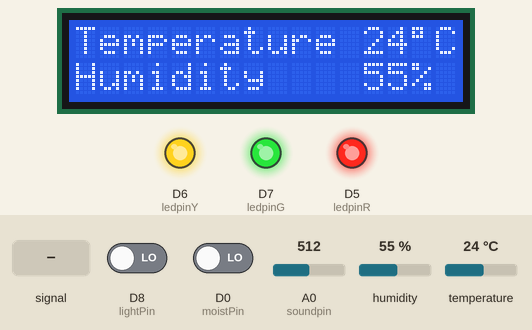
Recording of a sketch running on a simulated ESP8266 (NodeMCU). On the bench: 16×2 character LCD, output pins drawn as LEDs (lit = HIGH). The inputs (shaded band) are chosen by the test bench; at power-on: temperature 24 °C, humidity 55 %, D8 (lightPin) LOW, D0 (moistPin) LOW, A0 (soundpin) = 512. WiFi joins after 1.5 s; servers stay silent unless stated; what the sketch prints to the serial monitor is not drawn.

Above: at 7.4 s.
7.5 s: temperature set to 0 °C
At 9.8 s:
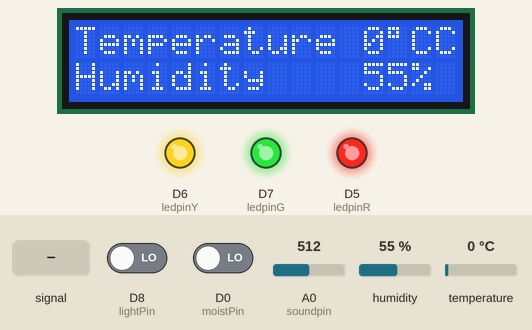
10.1 s: A0 (soundpin) fed a 200 Hz sine of ±460 counts around its level
At 13.8 s:
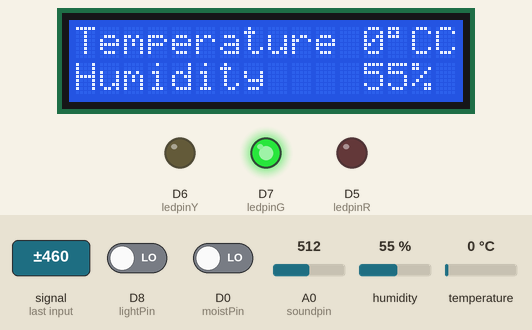
15.4 s: temperature set to 12 °C
At 18.6 s:
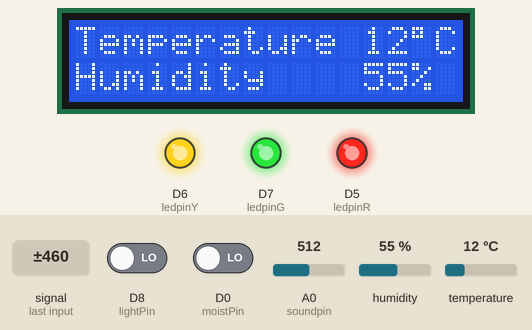
21.6 s: humidity set to 22 %
At 24.3 s:
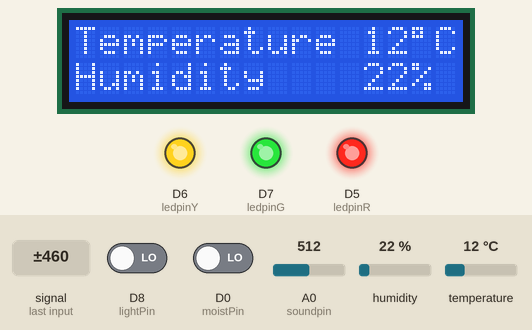
25.1 s: D8 (lightPin) driven HIGH
Timing chart, 0 to 36.4 s (numbered marks = the images above; inputs shaded):
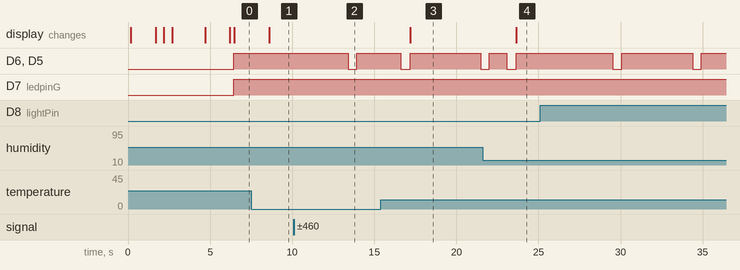

Measured:
- after the input at 7.5 s, the display: changes after 1.1 s (image 1)
- after the input at 10.1 s, D6 (ledpinY), D5 (ledpinR): HIGH → LOW after 3.3 s, → HIGH 0.53 s later
- after the input at 15.4 s, the display: changes after 1.8 s (image 3)
- after the input at 21.6 s, the display: changes after 2.1 s (image 4)

The sketch:

temp_hum_noise_LDR_LCD.ino
```cpp
/* IOT for Optimal Sleeping environment
 *  The purpose of this project is to create a device/program which measures
 *  the room environment and gives feedback based on the observations. Experts
 *  recommend a specific environment in a room for a individual to get
 *  opti- mal sleep, and this program will be able to give feedback to the user.
 *  This program will measure the room temperature, humidity, brightness and
 *  noise and will make a RGB light up in either green, yellow or red based on
 *  the sleeping environment. The project will use an ESP to upload the
 *  observations to ThingSpeak.
 *
 */


#include <DHT.h>                                 // Library defination
#include <ESP8266WiFi.h>
#include <WiFiClient.h>
#include <ThingSpeak.h>
#include <Wire.h>
#include <LiquidCrystal_I2C.h>

#define DHTPIN 0                                 // Connect DHT sensor to D3 in ESP module
#define DHTTYPE DHT11                            // Select type of DHT module

DHT dht(DHTPIN, DHTTYPE);
const char* ssid = "Tenda_F46078";               // Enter your WiFi SSID
const char* password = "12345678";               // Enter your WiFi Password
WiFiClient client;
unsigned long myChannelNumber = 1629388;         // Thingspeak details
const char * myWriteAPIKey = "NTII9WTNFZH9ZB7S";
const char* server = "api.thingspeak.com";
uint8_t temperature, humidity;

int ledpinG=D7;                                  // Define PIN
int ledpinY=D6;
int ledpinR=D5;
int soundpin=A0;
int soundpinDigital=2;
int lightPin=D8;
int moistPin=D0;
LiquidCrystal_I2C lcd = LiquidCrystal_I2C(0x27, 16, 2);

void setup()
{
  Serial.begin(115200);                          // Serial Monitor initilized with bud rate 115200
  dht.begin();
  lcd.begin(16,2);
  lcd.init();
  lcd.backlight();
  delay(10);
  pinMode(moistPin, INPUT);                     // led pin connected to D0
  pinMode(lightPin, INPUT);                     // led pin connected to D8
  pinMode(ledpinG, OUTPUT);                     // led pin connected to D7
  pinMode(ledpinY, OUTPUT);                     // led pin connected to D6
  pinMode(ledpinR, OUTPUT);                     // led pin connected to D5
  pinMode(soundpin, INPUT);                     // analog pin from sound sensor connected to A0
  pinMode(soundpinDigital, INPUT);              // digital pin from sound sensor connected to D4


  // Connect to WiFi network
  Serial.println();
  Serial.println();
  Serial.print("Connecting to ");
  Serial.println(ssid);
  lcd.setCursor(0,0);
  lcd.print("IOT for Optimal");
  lcd.setCursor(0,1);
  lcd.print("Sleeping Enviro");
  delay(1500);
  lcd.clear();
  lcd.setCursor(0,0);
  lcd.print("Connecting to");
  lcd.setCursor(0,1);
  lcd.print("WiFi.");
  delay(500);
  lcd.print(".");
  delay(500);
  lcd.print(".");
  delay(500);
  WiFi.begin(ssid, password);
  while (WiFi.status() != WL_CONNECTED)
  {
   delay(500);
   Serial.print(".");
  }
  Serial.println("");
  Serial.println("WiFi connected");
  lcd.clear();
  lcd.setCursor(0,0);
  lcd.print("Connected");
  delay(1500);
  lcd.clear();

  // Print the IP address
  Serial.println(WiFi.localIP());
  ThingSpeak.begin(client);
}


void loop()
{
  client.connect(server, 80);                   //connect(URL, Port)
  int sound=analogRead(soundpin);
  int light=digitalRead(lightPin);
  int moisture=digitalRead(moistPin);
  temperature = dht.readTemperature();
  humidity = dht.readHumidity();

  Serial.print("Temperature Value is :");       // Serial Monitor print
  Serial.print(temperature);
  Serial.println("°C");
  Serial.print("Humidity Value is :");
  Serial.print(humidity);
  Serial.println("%");
  Serial.print("Sound level is: ");
  Serial.print(sound);
  Serial.println("dB");

// Conditiion for Light
if (light>=1){
  Serial.println("Light is ON");                 // Light ON
  //Serial.println("");
}
else{
  Serial.println("Light is OFF");                // Light OFF
    //Serial.println("");
      }

// Conditiion for Moisture
if (moisture>=1){
  Serial.println("Plant moisture wet");          // Plant moisture wet
  Serial.println("");
}
else{
  Serial.println("Plant moisture dry");          // Plant moisture dry
    Serial.println("");
      }

// Condition for noise intensity
 if (sound>=80){
    digitalWrite(ledpinR, HIGH);                 // intensity high
    digitalWrite(ledpinY, HIGH);
    digitalWrite(ledpinG, HIGH);
  }
  else if (sound>=75){
    digitalWrite(ledpinY, HIGH);                 // intensity medium
    digitalWrite(ledpinG, HIGH);
    digitalWrite(ledpinR, LOW);
  }
  else{
    digitalWrite(ledpinG, HIGH);                 // intensity low
    digitalWrite(ledpinY, LOW);
    digitalWrite(ledpinR, LOW);
      }

 // LCD display for temperature and humidity
  lcd.setCursor(0,0);
  lcd.print("Temperature ");
  lcd.setCursor(12,0);
  lcd.print(temperature);
  lcd.print((char)223);
  lcd.print("C");
  lcd.setCursor(0,1);
  lcd.print("Humidity");
  lcd.setCursor(12,1);
  lcd.print(humidity);
  lcd.print("%");


  // Write to ThingSpeak. There are up to 8 fields in a channel, allowing you to store up to 8 different
  // pieces of information in a channel. Here, we write for different fields.


  ThingSpeak.setField(1, temperature);          //set data on the X graph for temperature
  ThingSpeak.setField(2, humidity);             //set data on the X graph for hummidity
  ThingSpeak.setField(3, sound);                //set data on the X graph for sound
  ThingSpeak.setField(4, light);                //set data on the X graph for light
  ThingSpeak.setField(5, moisture);             //set data on the X graph for moisture
  ThingSpeak.writeFields(myChannelNumber, myWriteAPIKey);//post everything to TS
  client.stop();

 // delay(100);      // for timer
}
```
